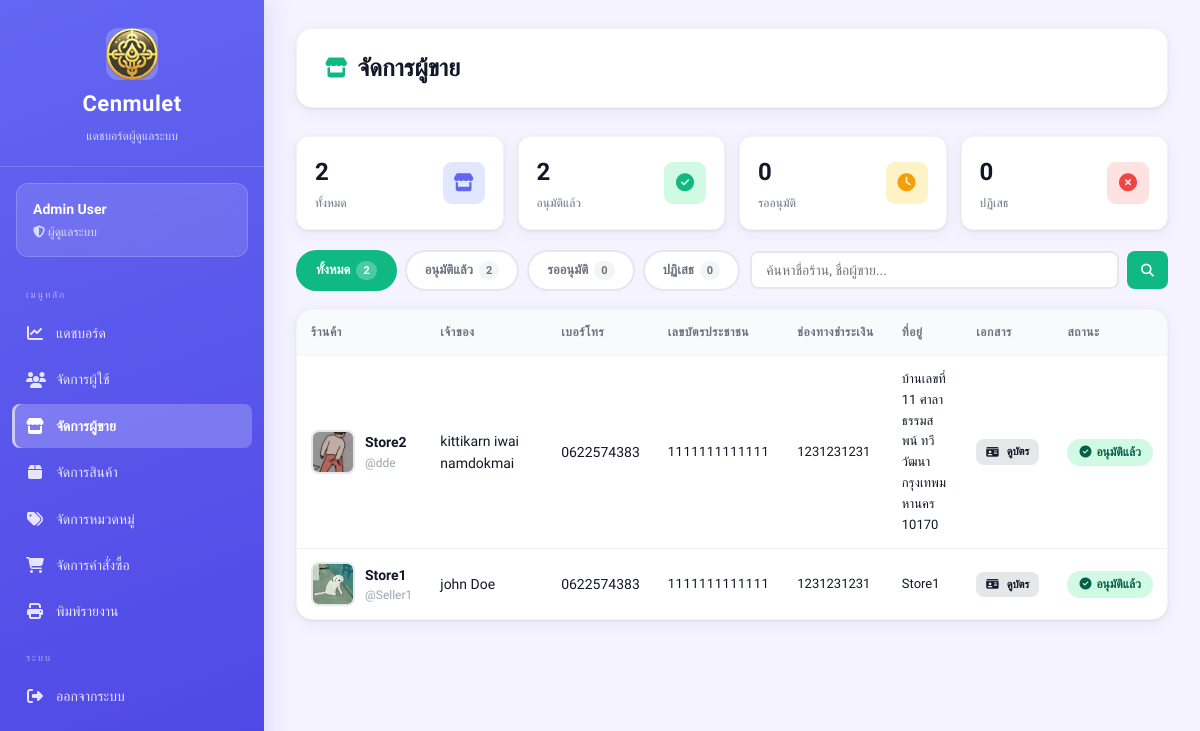
/views/admin/sellers.php (signed in), run on an earlier commit of the app's database.
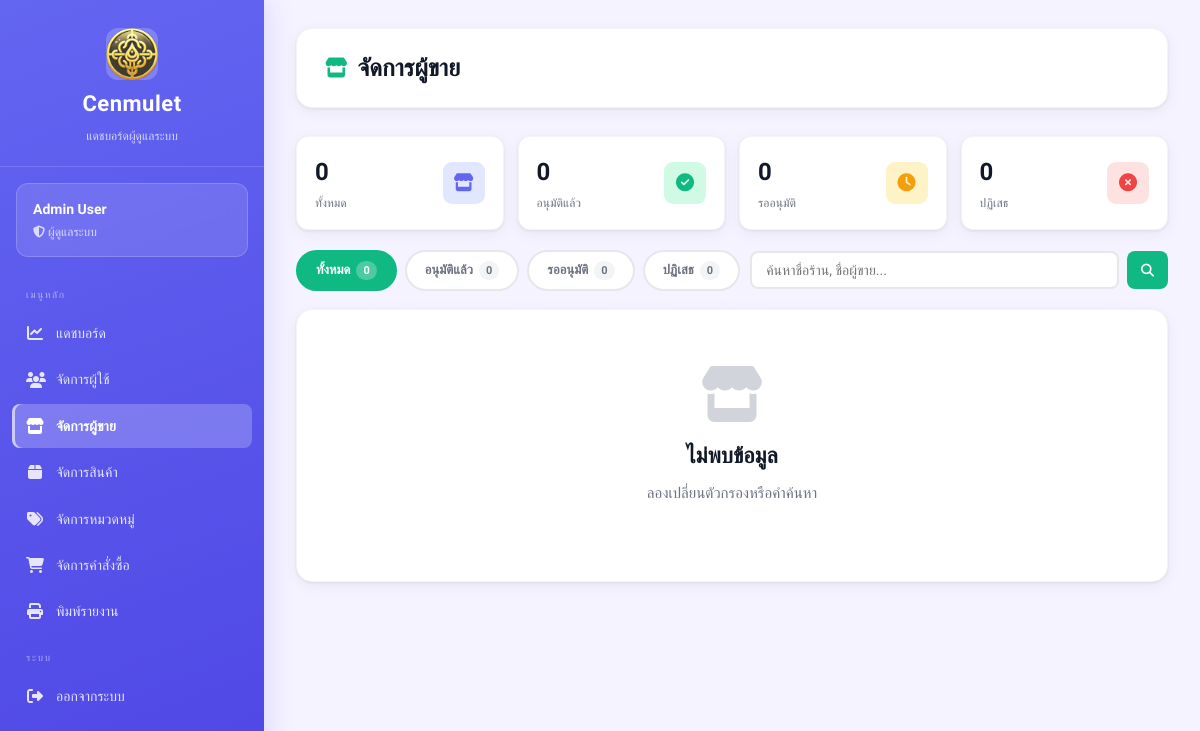
And on a later commit of the database.
### tables this page shows
CREATE TABLE sellers (
    id INTEGER PRIMARY KEY AUTOINCREMENT,
    fullname TEXT,
    store_name TEXT,
    username TEXT UNIQUE,
    password TEXT,
    address TEXT,
    img_store TEXT,
    tel TEXT,
    pay_contax TEXT,
    id_per TEXT,
    img_per TEXT,

    status TEXT DEFAULT 'pending',
    reject_reason TEXT,
    reviewed_at DATETIME
);

### views/admin/sellers.php (the view, shortened to what this page needs)
<?php
require_once __DIR__ . "/../../config/db.php";
$admin_id = $_SESSION['user_id'];
$stmt = $db->prepare("SELECT * FROM admins WHERE id = :id");
$stmt->execute([':id' => $admin_id]);
$admin = $stmt->fetch(PDO::FETCH_ASSOC);
$filter  = $_GET['filter'] ?? 'all';
$search  = trim($_GET['search'] ?? '');
$conditions = [];
$params     = [];
$where = $conditions ? "WHERE " . implode(" AND ", $conditions) : "";
$stmt = $db->prepare("SELECT * FROM sellers $where ORDER BY id DESC");
$stmt->execute($params);
$sellers = $stmt->fetchAll(PDO::FETCH_ASSOC);
$n_all      = $db->query("SELECT COUNT(*) FROM sellers")->fetchColumn();
$n_approved = $db->query("SELECT COUNT(*) FROM sellers WHERE status='approved'")->fetchColumn();
$pending_sellers = $db->query("SELECT COUNT(*) FROM sellers WHERE status='pending'")->fetchColumn();
$n_rejected = $db->query("SELECT COUNT(*) FROM sellers WHERE status='rejected'")->fetchColumn();
?>
<!DOCTYPE html>
<html lang="th">
<head>
    <link rel="stylesheet" href="/public/css/dashboard.css">
    <link rel="stylesheet" href="https://cdnjs.cloudflare.com/ajax/libs/font-awesome/6.5.1/css/all.min.css">
</head>
<body class="admin">
<div class="dashboard-container">
<?php include __DIR__ . '/_sidebar.php'; ?>
<main class="main-content">
    <div class="top-bar">
        <h1><i class="fa-solid fa-store"></i> จัดการผู้ขาย</h1>
    </div>
    <div class="stats-mini" style="margin-bottom:20px">
        <div class="stat-mini">
            <div><div class="stat-mini-value"><?php echo $n_all; ?></div><div class="stat-mini-label">ทั้งหมด</div></div>
            <div class="stat-mini-icon" style="background:#e0e7ff;color:#6366f1"><i class="fa-solid fa-store"></i></div>
        </div>
        <div class="stat-mini">
            <div><div class="stat-mini-value"><?php echo $n_approved; ?></div><div class="stat-mini-label">อนุมัติแล้ว</div></div>
            <div class="stat-mini-icon" style="background:#d1fae5;color:#10b981"><i class="fa-solid fa-check-circle"></i></div>
        </div>
        <div class="stat-mini">
            <div><div class="stat-mini-value"><?php echo $pending_sellers; ?></div><div class="stat-mini-label">รออนุมัติ</div></div>
            <div class="stat-mini-icon" style="background:#fef3c7;color:#f59e0b"><i class="fa-solid fa-clock"></i></div>
        </div>
        <div class="stat-mini">
            <div><div class="stat-mini-value"><?php echo $n_rejected; ?></div><div class="stat-mini-label">ปฏิเสธ</div></div>
            <div class="stat-mini-icon" style="background:#fee2e2;color:#ef4444"><i class="fa-solid fa-times-circle"></i></div>
        </div>
    </div>
    <div style="display:flex;gap:10px;flex-wrap:wrap;margin-bottom:18px;align-items:center">
        <div class="filter-tabs" style="margin-bottom:0">
            <a href="?filter=all<?php echo $search ? '&search='.urlencode($search) : ''; ?>"
               class="filter-tab <?php echo $filter==='all'      ? 'active':'' ?>">ทั้งหมด <span class="tab-count"><?php echo $n_all; ?></span></a>
            <a href="?filter=approved<?php echo $search ? '&search='.urlencode($search) : ''; ?>"
               class="filter-tab <?php echo $filter==='approved' ? 'active':'' ?>">อนุมัติแล้ว <span class="tab-count"><?php echo $n_approved; ?></span></a>
            <a href="?filter=pending<?php echo $search ? '&search='.urlencode($search) : ''; ?>"
               class="filter-tab <?php echo $filter==='pending'  ? 'active':'' ?>">รออนุมัติ <span class="tab-count"><?php echo $pending_sellers; ?></span></a>
            <a href="?filter=rejected<?php echo $search ? '&search='.urlencode($search) : ''; ?>"
               class="filter-tab <?php echo $filter==='rejected' ? 'active':'' ?>">ปฏิเสธ <span class="tab-count"><?php echo $n_rejected; ?></span></a>
        </div>
        <form method="GET" style="display:flex;gap:8px;flex:1;min-width:200px">
            <input type="text" name="search" value="<?php echo htmlspecialchars($search); ?>"
                   placeholder="ค้นหาชื่อร้าน, ชื่อผู้ขาย..."
                   style="flex:1;padding:9px 14px;border:2px solid #e5e7eb;border-radius:8px;font-family:inherit;font-size:14px">
            <button type="submit" class="btn btn-primary btn-sm"><i class="fa-solid fa-search"></i></button>
        </form>
    </div>
    <div class="card">
        <div class="table-wrapper">
        <?php if (count($sellers) > 0): ?>
        <table>
            <thead>
                <tr>
                    <th>ร้านค้า</th>
                    <th>เจ้าของ</th>
                    <th>เบอร์โทร</th>
                    <th>เลขบัตรประชาชน</th>
                    <th>ช่องทางชำระเงิน</th>
                    <th>ที่อยู่</th>
                    <th>เอกสาร</th>
                    <th>สถานะ</th>
                </tr>
            </thead>
            <tbody>
            <?php foreach ($sellers as $s): ?>
            <tr>
                <td>
                    <div style="display:flex;align-items:center;gap:10px">
                        <?php if (!empty($s['img_store'])): ?>
                        <img src="/uploads/sellers/<?php echo htmlspecialchars($s['img_store']); ?>"
                             style="width:44px;height:44px;border-radius:8px;object-fit:cover;border:2px solid #e5e7eb">
                        <?php else: ?>
                        <div class="no-image"><i class="fa-solid fa-store"></i></div>
                        <?php endif; ?>
                        <div>
                            <div style="font-weight:600"><?php echo htmlspecialchars($s['store_name']); ?></div>
                            <div style="font-size:12px;color:#9ca3af">@<?php echo htmlspecialchars($s['username']); ?></div>
                        </div>
                    </div>
                </td>
                <td><?php echo htmlspecialchars($s['fullname']); ?></td>
                <td><?php echo htmlspecialchars($s['tel']); ?></td>
                <td style="font-size:13px;letter-spacing:.5px"><?php echo htmlspecialchars($s['id_per'] ?? '-'); ?></td>
                <td style="font-size:13px"><?php echo htmlspecialchars($s['pay_contax'] ?? '-'); ?></td>
                <td style="font-size:13px;max-width:160px;word-break:break-word"><?php echo htmlspecialchars($s['address'] ?? '-'); ?></td>
                <td>
                    <?php if (!empty($s['img_per'])): ?>
                    <a href="/uploads/sellers/<?php echo htmlspecialchars($s['img_per']); ?>"
                       target="_blank" class="btn btn-sm btn-secondary" style="font-size:11px;padding:4px 10px">
                        <i class="fa-solid fa-id-card"></i> ดูบัตร
                    </a>
                    <?php else: ?>
                    <span style="color:#d1d5db;font-size:12px">ไม่มี</span>
                    <?php endif; ?>
                </td>
                <td>
                    <?php
                    $badges = [
                        'approved' => ['badge-success','fa-check-circle','อนุมัติแล้ว'],
                        'pending'  => ['badge-warning','fa-clock','รออนุมัติ'],
                        'rejected' => ['badge-danger', 'fa-times-circle','ปฏิเสธ'],
                    ];
                    [$cls,$icon,$label] = $badges[$s['status']] ?? ['badge-warning','fa-clock','ไม่ทราบ'];
                    ?>
                    <span class="badge <?php echo $cls; ?>">
                        <i class="fa-solid <?php echo $icon; ?>"></i> <?php echo $label; ?>
                    </span>
                </td>
            </tr>
            <?php endforeach; ?>
            </tbody>
        </table>
        <?php else: ?>
        <div class="empty-state">
            <i class="fa-solid fa-store"></i>
            <h2>ไม่พบข้อมูล</h2>
            <p>ลองเปลี่ยนตัวกรองหรือคำค้นหา</p>
        </div>
        <?php endif; ?>
        </div>
    </div>
</main>
</div>
</body>
</html>

### views/admin/_sidebar.php (shortened to what this page needs)
<?php
$current = basename($_SERVER['PHP_SELF']);
?>
<aside class="sidebar admin">
    <div class="sidebar-header">
        <img src="/public/images/image.png" alt="">
        <h2>Cenmulet</h2>
        <p>แดชบอร์ดผู้ดูแลระบบ</p>
    </div>
    <div class="sidebar-user">
        <h3><?php echo htmlspecialchars($admin['fullname']); ?></h3>
        <p><i class="fa-solid fa-shield-halved"></i> ผู้ดูแลระบบ</p>
    </div>
    <ul class="sidebar-menu">
        <li class="menu-sep">เมนูหลัก</li>
        <li>
            <a href="/views/admin/dashboard.php"
               class="<?php echo $current === 'dashboard.php' ? 'active' : ''; ?>">
                <i class="fa-solid fa-chart-line"></i> แดชบอร์ด
            </a>
        </li>
        <li>
            <a href="/views/admin/users.php"
               class="<?php echo $current === 'users.php' ? 'active' : ''; ?>">
                <i class="fa-solid fa-users"></i> จัดการผู้ใช้
            </a>
        </li>
        <li>
            <a href="/views/admin/sellers.php"
               class="<?php echo in_array($current, ['sellers.php','approve_sellers.php']) ? 'active' : ''; ?>">
                <i class="fa-solid fa-store"></i> จัดการผู้ขาย
            </a>
        </li>
        <li>
            <a href="/views/admin/products.php"
               class="<?php echo $current === 'products.php' ? 'active' : ''; ?>">
                <i class="fa-solid fa-box"></i> จัดการสินค้า
            </a>
        </li>
        <li>
            <a href="/views/admin/categories.php"
               class="<?php echo $current === 'categories.php' ? 'active' : ''; ?>">
                <i class="fa-solid fa-tags"></i> จัดการหมวดหมู่
            </a>
        </li>
        <li>
            <a href="/views/admin/orders.php"
               class="<?php echo $current === 'orders.php' ? 'active' : ''; ?>">
                <i class="fa-solid fa-cart-shopping"></i> จัดการคำสั่งซื้อ
            </a>
        </li>
        <li>
            <a href="/views/admin/report.php"
               class="<?php echo $current === 'report.php' ? 'active' : ''; ?>">
                <i class="fa-solid fa-print"></i> พิมพ์รายงาน
            </a>
        </li>
        <li class="menu-sep">ระบบ</li>
        <li>
            <a href="/auth/logout.php">
                <i class="fa-solid fa-right-from-bracket"></i> ออกจากระบบ
            </a>
        </li>
    </ul>
</aside>

What changed in the data, as far as the page shows it:
removed sellers: img_store (picture), store_name "Store2", username "dde", fullname "kittikarn iwai namdokmai", tel "0622574383", id_per "1111111111111", pay_contax "1231231231", address "บ้านเลขที่ 11 ศาลาธรรมสพน์ ทวีวัฒนา กรุงเทพมหานคร 10170", label "อนุมัติแล้ว"
removed sellers: img_store (picture), store_name "Store1", username "Seller1", fullname "john Doe", tel "0622574383", id_per "1111111111111", pay_contax "1231231231", address "Store1", label "อนุมัติแล้ว"
Also different on the page:
$n_all: "2" → "0"
$n_approved: "2" → "0"
text no longer shown: "ร้านค้า เจ้าของ เบอร์โทร เลขบัตรประชาชน ช่องทางชำระเงิน ที่อยู่ เอกสาร สถานะ"
text now shown: "ไม่พบข้อมูล ลองเปลี่ยนตัวกรองหรือคำค้นหา"
